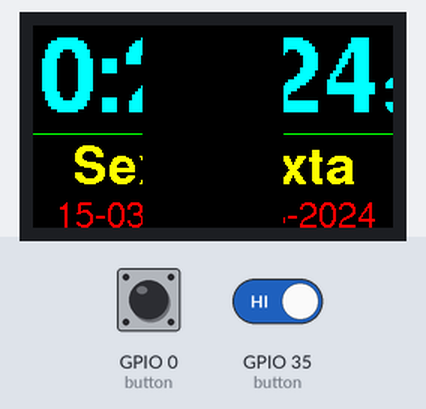
The sketch below on a simulated ESP32. Parts: 240×135 colour display. The test bench sets the inputs (shaded band); at power-on: GPIO 35 (button) HIGH, GPIO 0 (button) HIGH. WiFi joins after 1.5 s; servers stay silent unless stated; the local clock reads 2024-03-15 10:24:30 at power-on unless the sketch sets it; random numbers use the default seed unless the sketch sets one; EEPROM starts erased.

Above: at 16.6 s.
16.7 s: GPIO 35 (button) driven LOW
At 22.5 s:
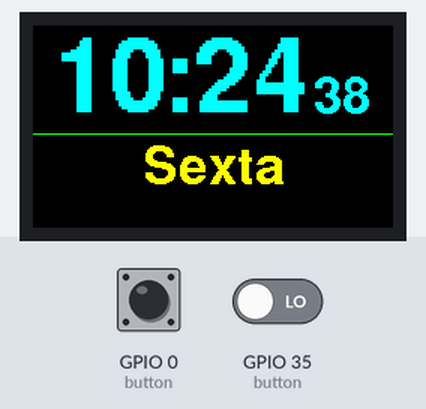
22.7 s: GPIO 35 (button) driven HIGH
At 23.38 s:
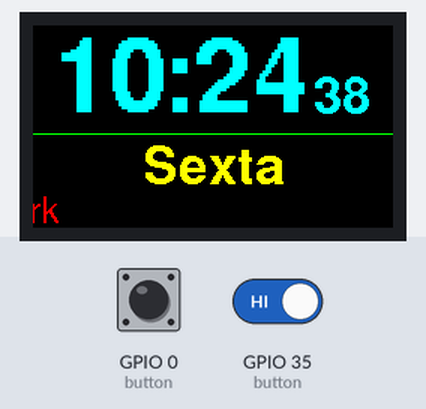
At 30.8 s:
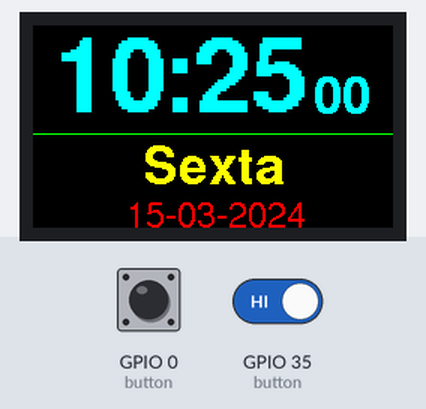

Measured:
- what the display in image 3 shows lasts 1.0 s, from 30.1 s to 31.1 s

The sketch:

wifi.ino
```cpp
#include <WiFi.h>  // Arduino IDE - board: ESP32 DEV Module
#include <WebServer.h>
#include <TFT_eSPI.h>     // https://github.com/Bodmer/TFT_eSPI
#include <Preferences.h>  // no need to install this library

WebServer server(80);
Preferences flash;
TFT_eSPI tft = TFT_eSPI();  // User_Setup: Setup25_TTGO_T_Display.h
TFT_eSprite sprite = TFT_eSprite(&tft);
TFT_eSprite leftSp = TFT_eSprite(&tft);
TFT_eSprite rightS = TFT_eSprite(&tft);

const char* weekdays[] = {"Domingo", "Segunda", "Terca", "Quarta", "Quinta", "Sexta", "Sabado"};
const char* location[] = {"Brasil", "Nova York", "Alemanha", "Japao"}; // Deve ter o mesmo número de itens que os fusos
const char* timeZone[] = {
    "BRT3",                           // Horário de Brasília
    "EST5EDT,M3.2.0,M11.1.0",         // Nova York
    "CET-1CEST,M3.5.0,M10.5.0/3",     // Alemanha
    "JST-9"                           // Japão
};
const char* startTxt[] = {"Conectando", "ao WiFi", "WiFi OK", "Conectado"};
const char* noConnec[] = {
    "WiFi: Sem conexao.",
    "Conecte-se ao ponto de acesso",
    "'Zeus', abra o navegador",
    "address 127.0.0.1",
    "para login e senha."
};

bool freshStart = true;
String webText, buttons, ssid, pasw;
uint8_t count;

void setup() {
  flash.begin("my-clock", true);       // read from flash, true = read only
  count = flash.getInt("counter", 0);  // retrieve the last set time zone - default to first in the array [0]
  flash.end();
  count = count % (sizeof(timeZone) / sizeof(timeZone[0]));  // modulo (# of elements in array) = prevent errors
  pinMode(35, INPUT_PULLUP);                                 // button "switch time zones"
  pinMode(0, INPUT_PULLUP);
  tft.init(), tft.setRotation(3);
  tft.fillScreen(TFT_BLACK);
  sprite.createSprite(240, 135);  // sprite for faster rendering
  show_Logo_WiFi();               // this is not really necessary but it's nicer.
  connect_to_WiFi();
  showConnected();
  configTzTime(timeZone[count], "pool.ntp.org");  // set the time zone
}

void loop() {
  displayTime();
  if (!digitalRead(0)) displayOnOff();     // flash button
  if (!digitalRead(35)) switchTimeZone();  // button opposite flash button
}

void show_Logo_WiFi() {
  sprite.fillSprite(sprite.color565(100, 100, 100));
  for (int i = 0; i < 8192; i++) {  // create surface with fine texture
    byte j = random(100) + 50;
    sprite.drawPixel(random(240), random(135), sprite.color565(j, j, j));  // random grayscale
  }
  sprite.setTextColor(TFT_YELLOW);
  sprite.drawCentreString(startTxt[0], 120, 76, 4), sprite.drawCentreString(startTxt[1], 120, 100, 4);
  sprite.fillCircle(120, 56, 6, TFT_BLUE);
  for (byte i = 0; i < 3; i++) sprite.drawSmoothArc(120, 54, 40 - i * 11, 35 - i * 11, 128, 232, TFT_BLUE, TFT_BLUE, 1);
  sprite.pushSprite(0, 0);
}

void showConnected() {
  for (byte i = 0; i < 3; i++) sprite.drawSmoothArc(120, 54, 40 - i * 11, 35 - i * 11, 128, 232, TFT_GREEN, TFT_GREEN, 1);
  sprite.fillCircle(120, 56, 6, TFT_GREEN);
  sprite.pushSprite(0, 0);
  leftSp.createSprite(128, 66);  // sprite for new text to be scrolled up
  leftSp.fillSprite(sprite.color565(100, 100, 100));
  for (int i = 0; i < 3072; i++) {
    byte j = random(100) + 50;
    leftSp.drawPixel(random(128), random(66), sprite.color565(j, j, j));  // random grayscale
  }
  leftSp.setTextColor(TFT_GREEN);
  leftSp.drawCentreString(startTxt[2], 64, 5, 4);
  leftSp.setTextColor(TFT_YELLOW);
  leftSp.drawCentreString(startTxt[3], 64, 30, 4);
  for (int i = 1024; i > 560; i--) leftSp.pushSprite(56, i / 8);  // high values to slow down the animation
  leftSp.pushToSprite(&sprite, 56, 70);
  leftSp.deleteSprite();
}

void show_Message_No_Connection() {  // message on display when there is no WiFi connection
  tft.fillScreen(TFT_NAVY);          // also blue color for the leftmost 9 pixels - sprite.pushSprite(9, 0) below
  tft.setTextColor(TFT_YELLOW);
  for (uint8_t i = 0; i < 5; i++) tft.drawCentreString(noConnec[i], 120, i * 27, 4);
}

void displayTime() {
  struct tm tInfo;       // https://cplusplus.com/reference/ctime/tm/
  getLocalTime(&tInfo);  // SNTP update every 3 hours (default ESP32) since we did not set an interval
  if (freshStart) splitScreen(true);
  sprite.setTextColor(TFT_CYAN, TFT_BLACK);
  sprite.fillSprite(TFT_BLACK);
  sprite.setFreeFont(&FreeSansBold18pt7b);
  sprite.setTextSize(2);
  sprite.setCursor(13, 56);
  sprite.printf("%02d:%02d", tInfo.tm_hour, tInfo.tm_min);
  sprite.setTextSize(1);
  sprite.drawFastHLine(0, 72, 240, WiFi.isConnected() ? TFT_GREEN : TFT_RED);
  sprite.setCursor(187, 58);
  sprite.setFreeFont(&FreeSansBold18pt7b);
  sprite.printf("%02d", tInfo.tm_sec);
  sprite.setTextColor(TFT_YELLOW);
  sprite.drawCentreString(weekdays[tInfo.tm_wday], 120, 80, 1);  // weekday
  sprite.setTextColor(TFT_RED);
  sprite.setFreeFont(&FreeSans12pt7b);
  sprite.setCursor(62, 134);
  sprite.printf("%02d-%02d-%04d", tInfo.tm_mday, 1 + tInfo.tm_mon, 1900 + tInfo.tm_year);  // date
  if (freshStart) splitScreen(false);
  sprite.pushSprite(0, 0);
}

void splitScreen(bool split) {  // split (true) or merge (false) sprite horizontally
  leftSp.createSprite(120, 135), rightS.createSprite(120, 135);
  if (!split) freshStart = false;
  for (byte ver = 0; ver < 135; ver++) {  // divide the sprite into 2 pieces & write data to two smaller sprites
    for (byte hor = 0; hor < 120; hor++) leftSp.drawPixel(hor, ver, sprite.readPixel(hor, ver));
    for (byte hor = 120; hor < 240; hor++) rightS.drawPixel(hor - 120, ver, sprite.readPixel(hor, ver));
  }
  if (split) leftSp.drawFastVLine(119, 0, 135, TFT_BLACK), rightS.drawFastVLine(0, 0, 135, TFT_BLACK);
  for (byte hor = 0; hor < 120; hor++) {  // move both sprites to the left & right outer edges
    if (split) leftSp.pushSprite(0 - hor, 0), rightS.pushSprite(hor + 120, 0);
    else leftSp.pushSprite(hor - 120, 0), rightS.pushSprite(240 - hor, 0);
  }
  leftSp.deleteSprite(), rightS.deleteSprite();
}

void switchTimeZone() {
  leftSp.createSprite(240, 28), leftSp.setFreeFont(&FreeSans12pt7b);
  leftSp.fillSprite(TFT_BLACK);
  leftSp.setTextColor(TFT_RED), leftSp.drawCentreString(location[count], 120, 0, 1);
  for (int tel = 0; tel < 240; tel++) leftSp.pushSprite(tel, 110);  // we need an animation that uses up time = UI debouncing
  count = (count + 1) % (sizeof(timeZone) / sizeof(timeZone[0]));   // increase counter modulo (number of elements in string array)
  configTzTime(timeZone[count], "pool.ntp.org");
  leftSp.fillSprite(TFT_BLACK);
  leftSp.drawCentreString(location[count], 120, 0, 1);
  for (int tel = -960; tel < 1; tel++) leftSp.pushSprite(tel / 4, 114);
  leftSp.deleteSprite();
}

void displayOnOff() {
  byte savedZone;
  flash.begin("my-clock");                                 // read from flash memory
  savedZone = flash.getInt("counter", 0);                  // retrieve the last set time zone - default to first in the array [0]
  if (savedZone != count) flash.putInt("counter", count);  // only write the time zone to flash memory when it was changed
  flash.end();                                             // to prevent chip wear from excessive writing
  digitalWrite(TFT_BL, !digitalRead(TFT_BL)), delay(300);
}

void connect_to_WiFi() {  // connect to WiFi, if not successful: start web server
  WiFi.mode(WIFI_MODE_STA);
  flash.begin("login_data", true);  // true = read only
  ssid = flash.getString("ssid", "REDE");
  pasw = flash.getString("pasw", "123456");
  flash.end();
  WiFi.begin(ssid.c_str(), pasw.c_str());
  for (uint8_t i = 0; i < 50; ++i) {  // we try for about 8 seconds to connect
    if (WiFi.isConnected()) {
      WiFi.setAutoReconnect(true);
      WiFi.persistent(true);
      return;  // jumps out of this function when WiFi connection succeeds
    }
    delay(160);
  }
  show_Message_No_Connection();  // script lands on this line only when the connection fails
  int n = WiFi.scanNetworks();
  for (int i = 0; i < n; ++i) {  // html to put found networks on buttons on web page
    buttons += "\n<button onclick='scrollNaar(this.id)' id='" + WiFi.SSID(i) + "'>" + WiFi.SSID(i) + "</button><br>";
  }
  WiFi.mode(WIFI_MODE_AP);
  WiFi.softAP("Lily", "", 1);
  server.on("/", server_Root);
  server.on("/setting", server_Setting);
  server.begin();
  for (;;) server.handleClient();  // infinite loop until the WiFi credentials are inserted
}

void server_Root() {
  webText = "<!DOCTYPE HTML>\n<html lang='en'>\n<head><title>Setup</title>\n<meta name='viewport' ";
  webText += "content='width=device-width, initial-scale=1.0'>";
  webText += "\n<style>\np {\n  font-family: Arial, Helvetica, sans-serif;\n  font-size: 18px;\n  margin: 0;\n  text-align: ";
  webText += "center;\n}\n\nbutton, input[type=submit] {\n  width: 250px;\n  border-radius: 5px;\n  color: White;\n  padding:";
  webText += " 4px 4px;\n  margin-top: 16px;\n  margin: 0 auto;\n  display:block;\n  font-size: 18px;\n  font-weight: 600;";
  webText += "\n  background: DodgerBlue;\n}\n\ninput {\n  width: 250px;\n  font-size: 18px;\n  font-weight: 600;\n}";
  webText += "\n</style>\n</head>\n<body><p style='font-family:arial; ";
  webText += "font-size:240%;'>WiFi setup\n</p><p style='font-family:arial; font-size:160%;'>\n<br>";
  webText += "Networks found:<br> Click on item to select or<br>Enter your network data<br> in the boxes below:</p><br>";
  webText += buttons;
  webText += "\n<form method='get' action='setting'>\n<p><b>\nSSID: <br>\n<input id='ssid' name='ssid'>";
  webText += "<br>PASW: </b><br>\n<input type='password' name='pass'><br><br>\n<input type='submit' value='Save'>";
  webText += "\n</p>\n</form>\n<script>\nfunction scrollNaar(tekst) {\n  document.getElementById('ssid')";
  webText += ".value = tekst;\n  window.scrollTo(0, document.body.scrollHeight);\n}\n</script>\n</body>\n</html>";
  server.send(200, "\ntext/html", webText);
}

void server_Setting() {
  webText = "<!DOCTYPE HTML>\n<html lang='en'>\n<head><title>Setup</title>\n<meta name='viewport' ";
  webText += "content='width=device-width, initial-scale=1.0'>\n<style>\n* {\n  font-family: Arial, Helvetica";
  webText += ", sans-serif;\n  font-size: 45px;\n  font-weight: 600;\n  margin: 0;\n  text-align: center;\n}";
  webText += "\n\n@keyframes op_en_neer {\n  0%   {height:  0px;}\n  50%  {height:  40px;}\n  100% {height:  0px;}\n}";
  webText += "\n\n.opneer {\n  margin: auto;\n  text-align: center;\n  animation: op_en_neer 2s infinite;\n}";
  webText += "\n</style>\n</head>\n<body>\n<div class=\"opneer\"></div>\nESP will reboot<br>Close this window";
  webText += "\n</body>\n</html>";
  String myssid = server.arg("ssid");  // we want to store this in flash memory
  String mypasw = server.arg("pass");
  server.send(200, "\ntext/html", webText);
  delay(500);
  if (myssid.length() > 0 && mypasw.length() > 0) {
    flash.begin("login_data", false);
    flash.putString("ssid", myssid);
    flash.putString("pasw", mypasw);
    flash.end();
    ESP.restart();
  }
}
```
